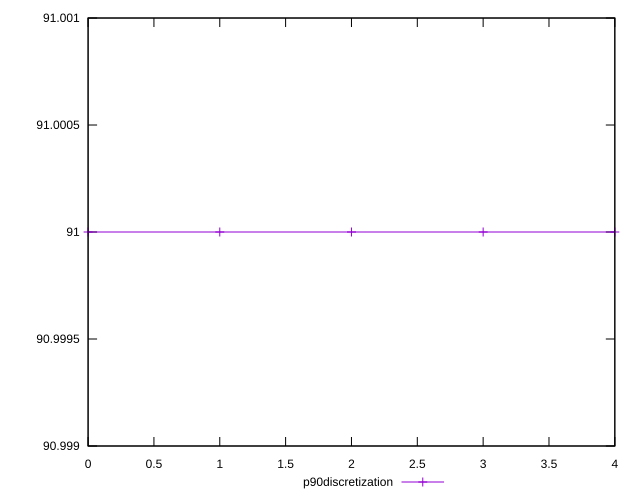

Write gnuplot code to recreate this figure.
reset

$p90Discretization <<EOF
0 91
1 91
2 91
3 91
4 91
EOF

set key outside below
set xrange [0:4]
set yrange [90.999:91.001]
set trange [90.999:91.001]
set terminal svg size 640, 500 enhanced background rgb 'white'
set output "report_00009_2021-02-08T22-37-41.559Z/preload-lcp-image/progression/eccentricity.svg"

plot $p90Discretization title "p90discretization" with linespoints

reset
